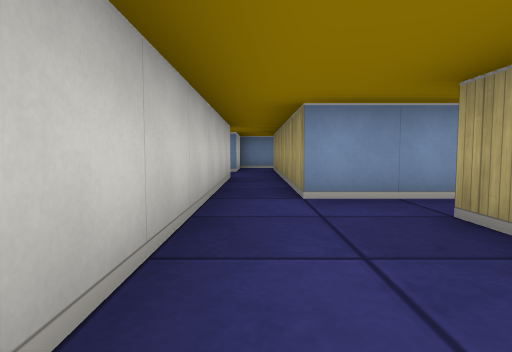
View 1 (above)

17 first-person views from a walk through a cub3D level. The camera is about half as high as the walls, tilts 4° down and sees 75° across. The floor is counted in squares. Each view is taken from the middle of a square. On the plan, view 1 faces up. The plan holds only what a view shows up to about 9 squares ahead; the rest is blank.

View 2
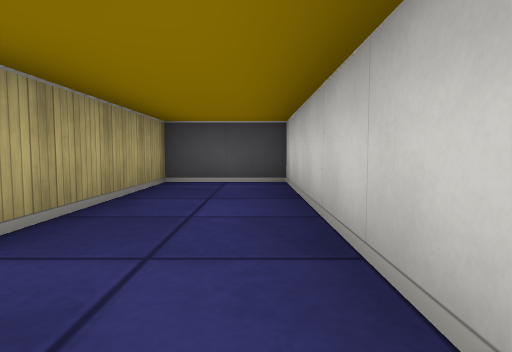

View 3
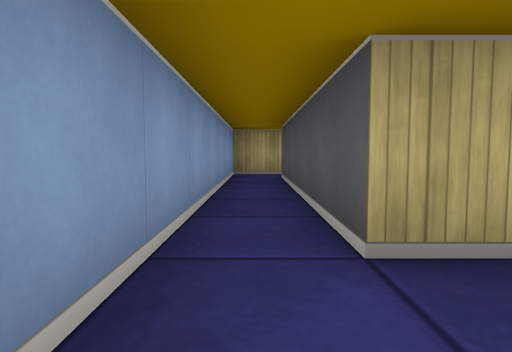

View 4
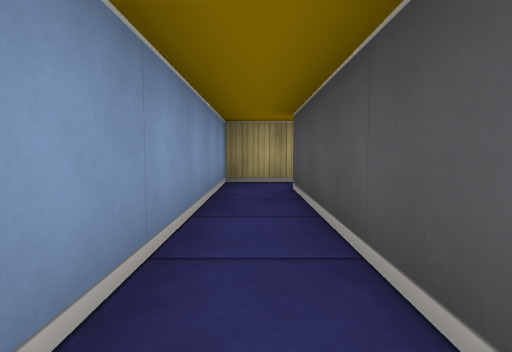

View 5
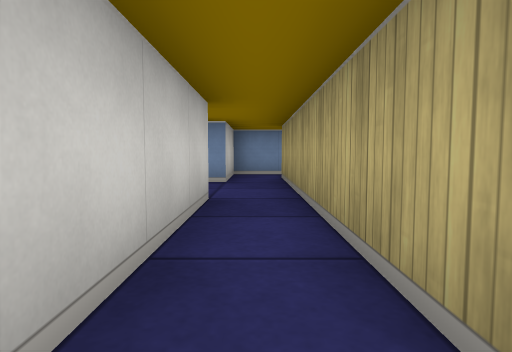

View 6
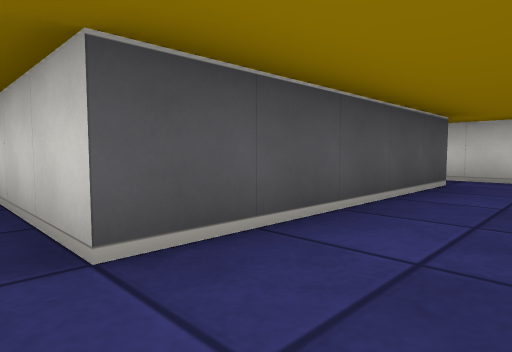

View 7
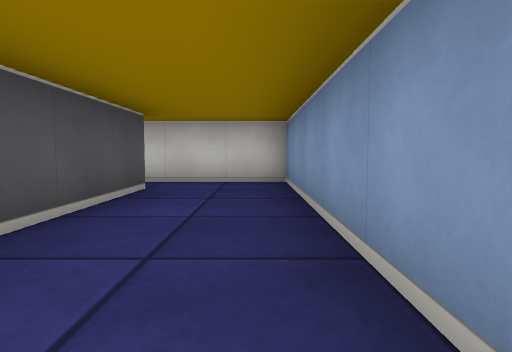

View 8
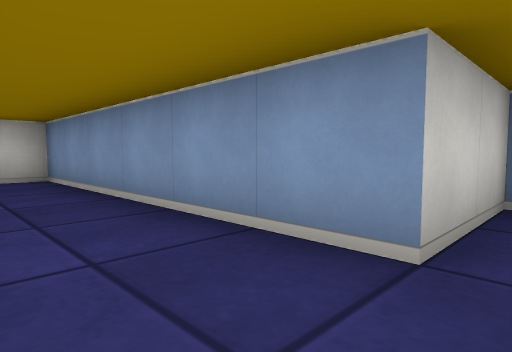

View 9
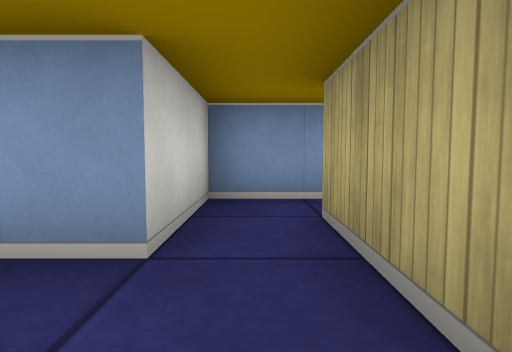

View 10
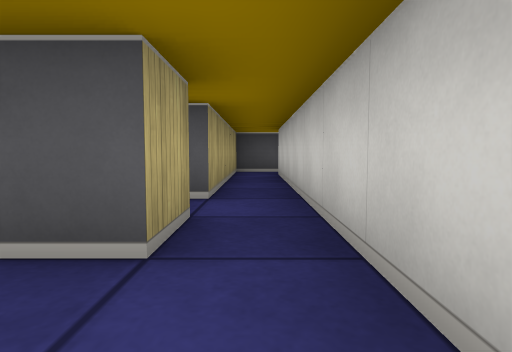

View 11
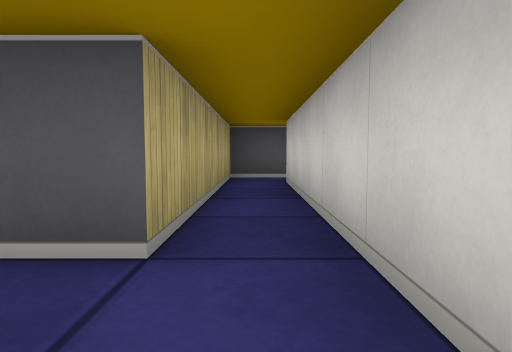

View 12
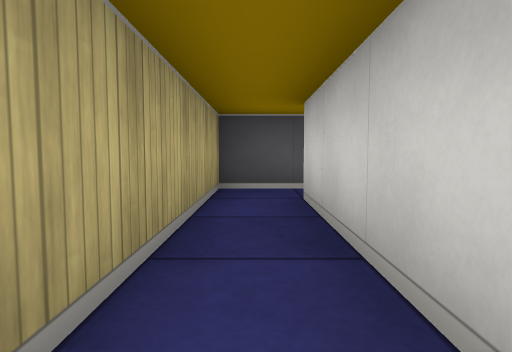

View 13
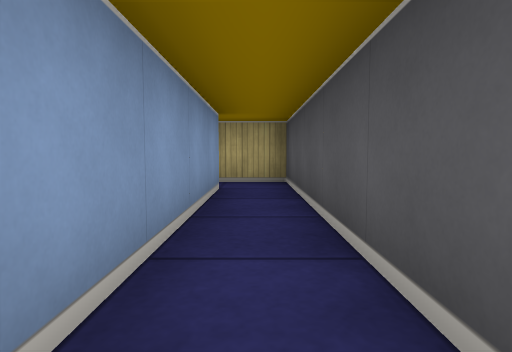

View 14
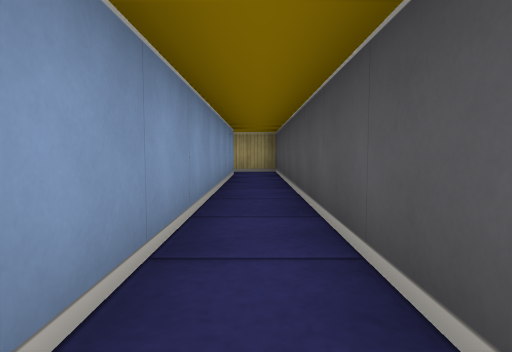

View 15
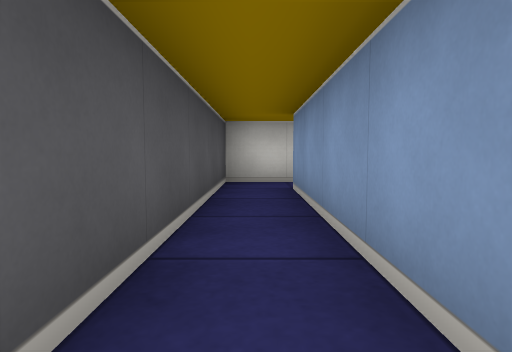

View 16
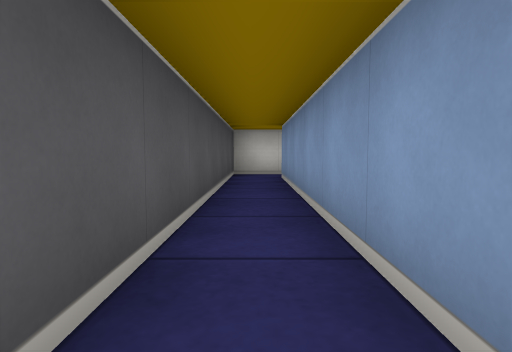

View 17
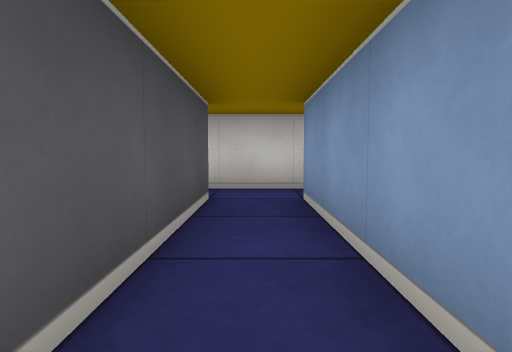

### Floor plan
Key: @ floor where view 1 was taken; # wall or solid block; . floor.
Columns run from 16 left of view 1 to 8 right of it. Each row starts with its distance up from view 1.
 11                ###
 10                #..
  9          #######.#
  8          #.......#
  7          #.......#
  6          #.#####.#
  5          #.....#.#
  4          #.### #.########
  3          #.#   #........#
  2          #.#   #..#####.#
  1 #.########.#   #..#
  0 #..........#   #@.#
 -1 ############   #..#
 -2                ####

Positions as (right, up) in squares from view 1, and headings:
1: (0, 0), facing up
2: (0, 4), facing down
3: (0, 3), facing right
4: (2, 3), facing right
5: (0, 3), facing up
6: (0, 8), facing down-left
7: (-1, 8), facing left
8: (0, 7), facing up-left
9: (0, 7), facing up
10: (-6, 8), facing down
11: (-6, 6), facing down
12: (-6, 4), facing down
13: (-11, 0), facing right
14: (-14, 0), facing right
15: (-10, 0), facing left
16: (-8, 0), facing left
17: (-2, 5), facing left
